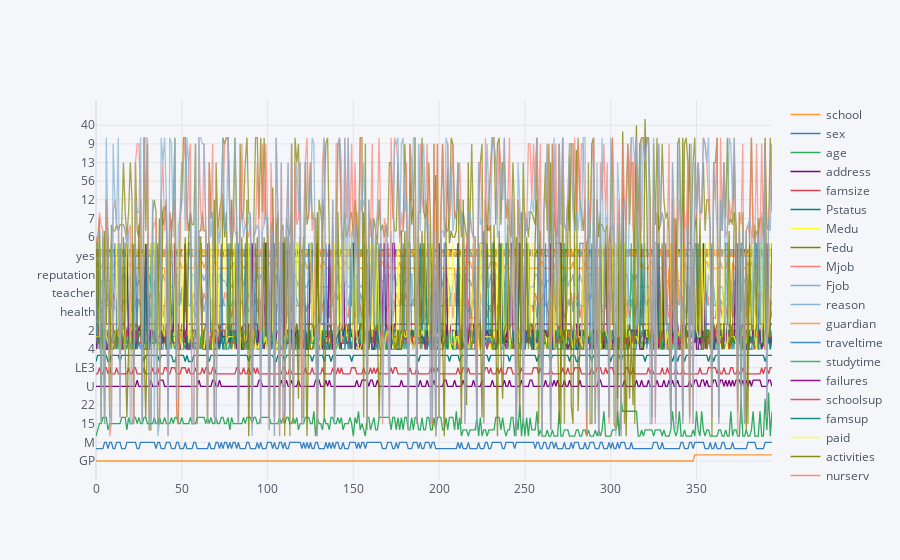

The cell this chart's notebook holds for it:
### Code cell
df.iplot()    # Plot for the all attributes

### Figure 1 — Plotly figure (JSON) as saved in the notebook; plotly's stock layout.template omitted (floating-point values rounded to 4 significant figures; data arrays with more than 128 entries replaced by an {"elided": "..."} marker saying what was removed)
{"data": [{"line": {"color": "rgba(255, 153, 51, 1.0)", "dash": "solid", "shape": "linear", "width": 1.3}, "mode": "lines", "name": "school", "text": "", "type": "scatter", "x": {"elided": "395 int values"}, "y": {"elided": "395 str values"}}, {"line": {"color": "rgba(55, 128, 191, 1.0)", "dash": "solid", "shape": "linear", "width": 1.3}, "mode": "lines", "name": "sex", "text": "", "type": "scatter", "x": {"elided": "395 int values"}, "y": {"elided": "395 str values"}}, {"line": {"color": "rgba(50, 171, 96, 1.0)", "dash": "solid", "shape": "linear", "width": 1.3}, "mode": "lines", "name": "age", "text": "", "type": "scatter", "x": {"elided": "395 int values"}, "y": {"elided": "395 int values"}}, {"line": {"color": "rgba(128, 0, 128, 1.0)", "dash": "solid", "shape": "linear", "width": 1.3}, "mode": "lines", "name": "address", "text": "", "type": "scatter", "x": {"elided": "395 int values"}, "y": {"elided": "395 str values"}}, {"line": {"color": "rgba(219, 64, 82, 1.0)", "dash": "solid", "shape": "linear", "width": 1.3}, "mode": "lines", "name": "famsize", "text": "", "type": "scatter", "x": {"elided": "395 int values"}, "y": {"elided": "395 str values"}}, {"line": {"color": "rgba(0, 128, 128, 1.0)", "dash": "solid", "shape": "linear", "width": 1.3}, "mode": "lines", "name": "Pstatus", "text": "", "type": "scatter", "x": {"elided": "395 int values"}, "y": {"elided": "395 str values"}}, {"line": {"color": "rgba(255, 255, 51, 1.0)", "dash": "solid", "shape": "linear", "width": 1.3}, "mode": "lines", "name": "Medu", "text": "", "type": "scatter", "x": {"elided": "395 int values"}, "y": {"elided": "395 int values"}}, {"line": {"color": "rgba(128, 128, 0, 1.0)", "dash": "solid", "shape": "linear", "width": 1.3}, "mode": "lines", "name": "Fedu", "text": "", "type": "scatter", "x": {"elided": "395 int values"}, "y": {"elided": "395 int values"}}, {"line": {"color": "rgba(251, 128, 114, 1.0)", "dash": "solid", "shape": "linear", "width": 1.3}, "mode": "lines", "name": "Mjob", "text": "", "type": "scatter", "x": {"elided": "395 int values"}, "y": {"elided": "395 str values"}}, {"line": {"color": "rgba(128, 177, 211, 1.0)", "dash": "solid", "shape": "linear", "width": 1.3}, "mode": "lines", "name": "Fjob", "text": "", "type": "scatter", "x": {"elided": "395 int values"}, "y": {"elided": "395 str values"}}, {"line": {"color": "rgba(128, 177, 211, 0.8999999999999999)", "dash": "solid", "shape": "linear", "width": 1.3}, "mode": "lines", "name": "reason", "text": "", "type": "scatter", "x": {"elided": "395 int values"}, "y": {"elided": "395 str values"}}, {"line": {"color": "rgba(255, 153, 51, 0.8999999999999999)", "dash": "solid", "shape": "linear", "width": 1.3}, "mode": "lines", "name": "guardian", "text": "", "type": "scatter", "x": {"elided": "395 int values"}, "y": {"elided": "395 str values"}}, {"line": {"color": "rgba(55, 128, 191, 0.8999999999999999)", "dash": "solid", "shape": "linear", "width": 1.3}, "mode": "lines", "name": "traveltime", "text": "", "type": "scatter", "x": {"elided": "395 int values"}, "y": {"elided": "395 int values"}}, {"line": {"color": "rgba(50, 171, 96, 0.8999999999999999)", "dash": "solid", "shape": "linear", "width": 1.3}, "mode": "lines", "name": "studytime", "text": "", "type": "scatter", "x": {"elided": "395 int values"}, "y": {"elided": "395 int values"}}, {"line": {"color": "rgba(128, 0, 128, 0.8999999999999999)", "dash": "solid", "shape": "linear", "width": 1.3}, "mode": "lines", "name": "failures", "text": "", "type": "scatter", "x": {"elided": "395 int values"}, "y": {"elided": "395 int values"}}, {"line": {"color": "rgba(219, 64, 82, 0.8999999999999999)", "dash": "solid", "shape": "linear", "width": 1.3}, "mode": "lines", "name": "schoolsup", "text": "", "type": "scatter", "x": {"elided": "395 int values"}, "y": {"elided": "395 str values"}}, {"line": {"color": "rgba(0, 128, 128, 0.8999999999999999)", "dash": "solid", "shape": "linear", "width": 1.3}, "mode": "lines", "name": "famsup", "text": "", "type": "scatter", "x": {"elided": "395 int values"}, "y": {"elided": "395 str values"}}, {"line": {"color": "rgba(255, 255, 51, 0.8999999999999999)", "dash": "solid", "shape": "linear", "width": 1.3}, "mode": "lines", "name": "paid", "text": "", "type": "scatter", "x": {"elided": "395 int values"}, "y": {"elided": "395 str values"}}, {"line": {"color": "rgba(128, 128, 0, 0.8999999999999999)", "dash": "solid", "shape": "linear", "width": 1.3}, "mode": "lines", "name": "activities", "text": "", "type": "scatter", "x": {"elided": "395 int values"}, "y": {"elided": "395 str values"}}, {"line": {"color": "rgba(251, 128, 114, 0.8999999999999999)", "dash": "solid", "shape": "linear", "width": 1.3}, "mode": "lines", "name": "nursery", "text": "", "type": "scatter", "x": {"elided": "395 int values"}, "y": {"elided": "395 str values"}}, {"line": {"color": "rgba(251, 128, 114, 0.7999999999999998)", "dash": "solid", "shape": "linear", "width": 1.3}, "mode": "lines", "name": "higher", "text": "", "type": "scatter", "x": {"elided": "395 int values"}, "y": {"elided": "395 str values"}}, {"line": {"color": "rgba(128, 177, 211, 0.7999999999999998)", "dash": "solid", "shape": "linear", "width": 1.3}, "mode": "lines", "name": "internet", "text": "", "type": "scatter", "x": {"elided": "395 int values"}, "y": {"elided": "395 str values"}}, {"line": {"color": "rgba(255, 153, 51, 0.7999999999999998)", "dash": "solid", "shape": "linear", "width": 1.3}, "mode": "lines", "name": "romantic", "text": "", "type": "scatter", "x": {"elided": "395 int values"}, "y": {"elided": "395 str values"}}, {"line": {"color": "rgba(55, 128, 191, 0.7999999999999998)", "dash": "solid", "shape": "linear", "width": 1.3}, "mode": "lines", "name": "famrel", "text": "", "type": "scatter", "x": {"elided": "395 int values"}, "y": {"elided": "395 int values"}}, {"line": {"color": "rgba(50, 171, 96, 0.7999999999999998)", "dash": "solid", "shape": "linear", "width": 1.3}, "mode": "lines", "name": "freetime", "text": "", "type": "scatter", "x": {"elided": "395 int values"}, "y": {"elided": "395 int values"}}, {"line": {"color": "rgba(128, 0, 128, 0.7999999999999998)", "dash": "solid", "shape": "linear", "width": 1.3}, "mode": "lines", "name": "goout", "text": "", "type": "scatter", "x": {"elided": "395 int values"}, "y": {"elided": "395 int values"}}, {"line": {"color": "rgba(219, 64, 82, 0.7999999999999998)", "dash": "solid", "shape": "linear", "width": 1.3}, "mode": "lines", "name": "Dalc", "text": "", "type": "scatter", "x": {"elided": "395 int values"}, "y": {"elided": "395 int values"}}, {"line": {"color": "rgba(0, 128, 128, 0.7999999999999998)", "dash": "solid", "shape": "linear", "width": 1.3}, "mode": "lines", "name": "Walc", "text": "", "type": "scatter", "x": {"elided": "395 int values"}, "y": {"elided": "395 int values"}}, {"line": {"color": "rgba(255, 255, 51, 0.7999999999999998)", "dash": "solid", "shape": "linear", "width": 1.3}, "mode": "lines", "name": "health", "text": "", "type": "scatter", "x": {"elided": "395 int values"}, "y": {"elided": "395 int values"}}, {"line": {"color": "rgba(128, 128, 0, 0.7999999999999998)", "dash": "solid", "shape": "linear", "width": 1.3}, "mode": "lines", "name": "absences", "text": "", "type": "scatter", "x": {"elided": "395 int values"}, "y": {"elided": "395 int values"}}, {"line": {"color": "rgba(128, 128, 0, 0.7)", "dash": "solid", "shape": "linear", "width": 1.3}, "mode": "lines", "name": "G1", "text": "", "type": "scatter", "x": {"elided": "395 int values"}, "y": {"elided": "395 int values"}}, {"line": {"color": "rgba(251, 128, 114, 0.7)", "dash": "solid", "shape": "linear", "width": 1.3}, "mode": "lines", "name": "G2", "text": "", "type": "scatter", "x": {"elided": "395 int values"}, "y": {"elided": "395 int values"}}, {"line": {"color": "rgba(128, 177, 211, 0.7)", "dash": "solid", "shape": "linear", "width": 1.3}, "mode": "lines", "name": "G3", "text": "", "type": "scatter", "x": {"elided": "395 int values"}, "y": {"elided": "395 int values"}}], "layout": {"autosize": true, "legend": {"bgcolor": "#F5F6F9", "font": {"color": "#4D5663"}}, "paper_bgcolor": "#F5F6F9", "plot_bgcolor": "#F5F6F9", "title": {"font": {"color": "#4D5663"}}, "xaxis": {"autorange": true, "gridcolor": "#E1E5ED", "range": [0, 394], "showgrid": true, "tickfont": {"color": "#4D5663"}, "title": {"font": {"color": "#4D5663"}, "text": ""}, "type": "linear", "zerolinecolor": "#E1E5ED"}, "yaxis": {"autorange": true, "gridcolor": "#E1E5ED", "range": [-3.056, 58.06], "showgrid": true, "tickfont": {"color": "#4D5663"}, "title": {"font": {"color": "#4D5663"}, "text": ""}, "type": "category", "zerolinecolor": "#E1E5ED"}}}
